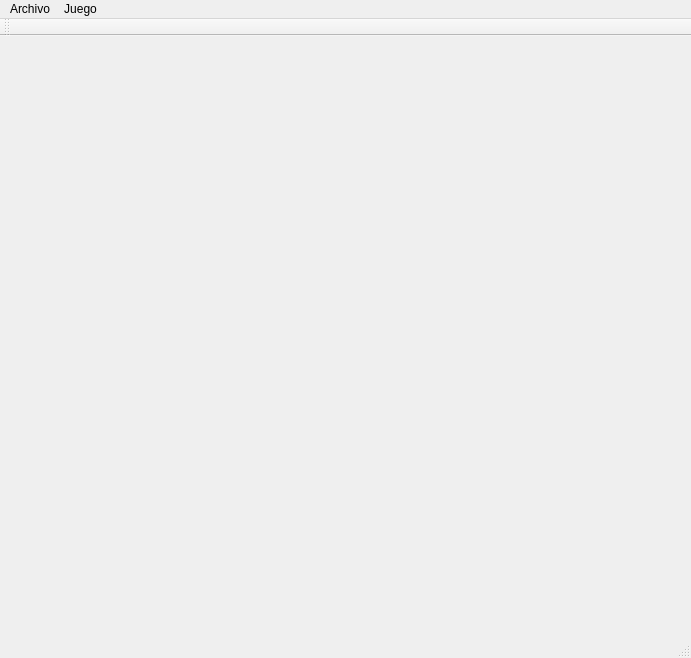
<?xml version="1.0" encoding="UTF-8"?>
<ui version="4.0">
 <class>MainBoard</class>
 <widget class="QMainWindow" name="MainBoard">
  <property name="geometry">
   <rect>
    <x>0</x>
    <y>0</y>
    <width>691</width>
    <height>658</height>
   </rect>
  </property>
  <property name="maximumSize">
   <size>
    <width>1600000</width>
    <height>160000</height>
   </size>
  </property>
  <property name="windowTitle">
   <string>MainBoard</string>
  </property>
  <widget class="QWidget" name="centralWidget"/>
  <widget class="QMenuBar" name="menuBar">
   <property name="geometry">
    <rect>
     <x>0</x>
     <y>0</y>
     <width>691</width>
     <height>21</height>
    </rect>
   </property>
   <widget class="QMenu" name="menuMenu">
    <property name="title">
     <string>Archivo</string>
    </property>
   </widget>
   <widget class="QMenu" name="menuJuego">
    <property name="title">
     <string>Juego</string>
    </property>
    <addaction name="actionNuevo"/>
   </widget>
   <addaction name="menuMenu"/>
   <addaction name="menuJuego"/>
  </widget>
  <widget class="QToolBar" name="mainToolBar">
   <attribute name="toolBarArea">
    <enum>TopToolBarArea</enum>
   </attribute>
   <attribute name="toolBarBreak">
    <bool>false</bool>
   </attribute>
  </widget>
  <widget class="QStatusBar" name="statusBar"/>
  <action name="actionNuevo">
   <property name="text">
    <string>Nuevo</string>
   </property>
  </action>
 </widget>
 <layoutdefault spacing="6" margin="11"/>
 <resources/>
 <connections/>
</ui>
